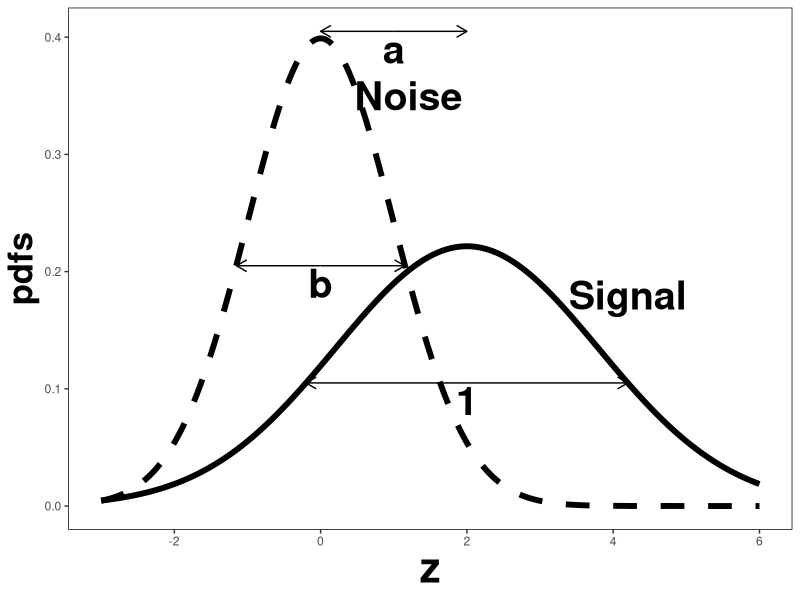
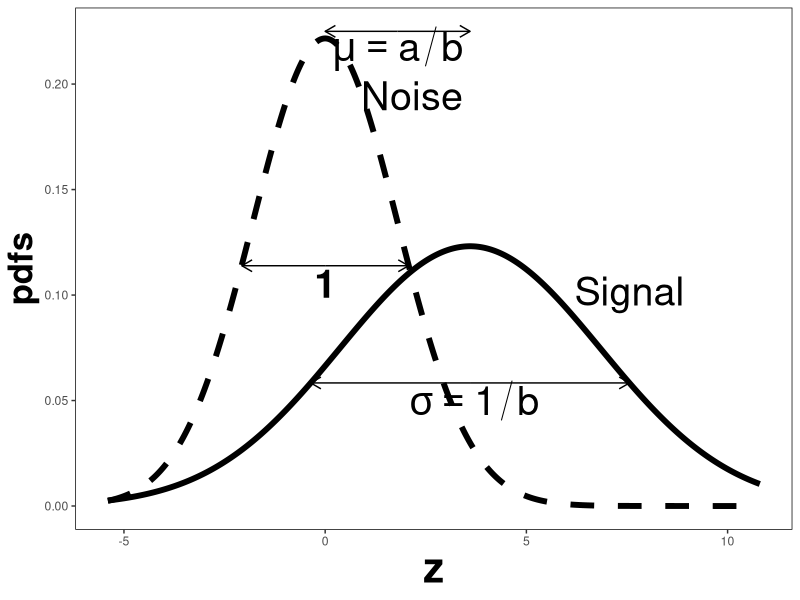

Write the R code that produced these figures, in order.
rm( list = ls())# mainPlotAB.R
library(ggplot2) 

mu <- 2
sigma <- 1.8;a <- mu/sigma;b <- 1/sigma
z <- seq(-3, 6, by = 0.01)
y1 <- dnorm(z)
y2 <- dnorm(z, mu, sigma)

y <- data.frame(z = c(z, z), pdfs = c(y1, y2), curves =
                  c(rep("y1", length(y1)), rep("y2", length(y2))))

p1 <- ggplot() + geom_line(data = y, mapping = aes(x = z, y = pdfs, linetype = curves), size = 2) +
  scale_linetype_manual(values = c("dashed", "solid")) + theme_bw() +
  theme(axis.title.y = element_text(size = 25,face="bold"),
        axis.title.x = element_text(size = 30,face="bold")) +
  theme(panel.grid.major = element_blank(), panel.grid.minor = element_blank(),
        panel.border = element_rect(color = "black"), legend.position="none") +
  geom_segment(aes(x = 1, y = 0.405, xend = 0, yend = 0.405),
               arrow = arrow(length = unit(0.3, "cm"))) +
  geom_segment(aes(x = 1, y = 0.405, xend = mu, yend = 0.405),
               arrow = arrow(length = unit(0.3, "cm"))) +
  annotate("text", x = 1, y = 0.39, label = "a", size = 10, fontface = "bold") +
  annotate("text", x = 1.2, y = 0.35, label = "Noise", size = 10, fontface = "bold") +
  geom_segment(aes(x = 0, y = 0.205, xend = 1.15, yend = 0.205),
               arrow = arrow(length = unit(0.3, "cm"))) +
  geom_segment(aes(x = 0, y = 0.205, xend = -1.15, yend = 0.205),
               arrow = arrow(length = unit(0.3, "cm"))) +
  annotate("text", x = 0, y = 0.19, label = "b", size = 10, fontface = "bold") +
  geom_segment(aes(x = 2, y = 0.105, xend = -0.2, yend = 0.105),
               arrow = arrow(length = unit(0.3, "cm"))) +
  geom_segment(aes(x = 2, y = 0.105, xend = 4.2, yend = 0.105),
               arrow = arrow(length = unit(0.3, "cm"))) +
  annotate("text", x = 2, y = 0.09, label = "1", size = 10, fontface = "bold") +
  annotate("text", x = 4.2, y = 0.18, label = "Signal", size = 10, fontface = "bold")
print(p1)

z <- seq(-3*sigma, 6*sigma, by = 0.01)
y1 <- dnorm(z, sd = sigma)
y2 <- dnorm(z, mean = mu*sigma, sd = sigma^2)

y <- data.frame(z = c(z, z), pdfs = c(y1, y2), curves = 
                  c(rep("y1", length(y1)), rep("y2", length(y2))))
p2 <- ggplot() + geom_line(data = y, mapping = aes(x = z, y = pdfs, linetype = curves), size = 2) +
  scale_linetype_manual(values = c("dashed", "solid")) + theme_bw() +
  theme(axis.title.y = element_text(size = 25,face="bold"),
        axis.title.x = element_text(size = 30,face="bold")) +
  theme(panel.grid.major = element_blank(), panel.grid.minor = element_blank(),
        panel.border = element_rect(color = "black"), legend.position="none") + 
  geom_segment(aes(x = 1 * sigma, y = 0.405 / sigma, xend = 0, yend = 0.405 / sigma), 
               arrow = arrow(length = unit(0.3, "cm"))) +
  geom_segment(aes(x = 1 * sigma, y = 0.405 / sigma, xend = mu * sigma, yend = 0.405 / sigma), 
               arrow = arrow(length = unit(0.3, "cm"))) + 
  annotate("text", x = 1 * sigma, y = 0.39 / sigma, label = "mu == a/b", 
           size = 10, fontface = "bold", parse = TRUE) + 
  annotate("text", x = 1.2 * sigma, y = 0.35 / sigma, label = "Noise", 
           size = 10, fontface = "bold", parse = TRUE) + 
  geom_segment(aes(x = 0, y = 0.205 / sigma, xend = 1.15 * sigma, yend = 0.205 / sigma), 
               arrow = arrow(length = unit(0.3, "cm"))) +
  geom_segment(aes(x = 0, y = 0.205 / sigma, xend = -1.15 * sigma, yend = 0.205 / sigma), 
               arrow = arrow(length = unit(0.3, "cm"))) + 
  annotate("text", x = 0, y = 0.19 / sigma, label = "1", size = 10, fontface = "bold") + 
  geom_segment(aes(x = 2 * sigma, y = 0.105 / sigma, xend = -0.2 * sigma, yend = 0.105 / sigma), 
               arrow = arrow(length = unit(0.3, "cm"))) +
  geom_segment(aes(x = 2 * sigma, y = 0.105 / sigma, xend = 4.2 * sigma, yend = 0.105 / sigma), 
               arrow = arrow(length = unit(0.3, "cm"))) + 
  annotate("text", x = 2 * sigma + 0.1, y = 0.09 / sigma, label = "sigma == 1/b", 
           size = 10, fontface = "bold", parse = TRUE) + 
  annotate("text", x = 4.2 * sigma, y = 0.18 / sigma, label = "Signal", 
           size = 10, fontface = "bold", parse = TRUE)
  print(p2)
